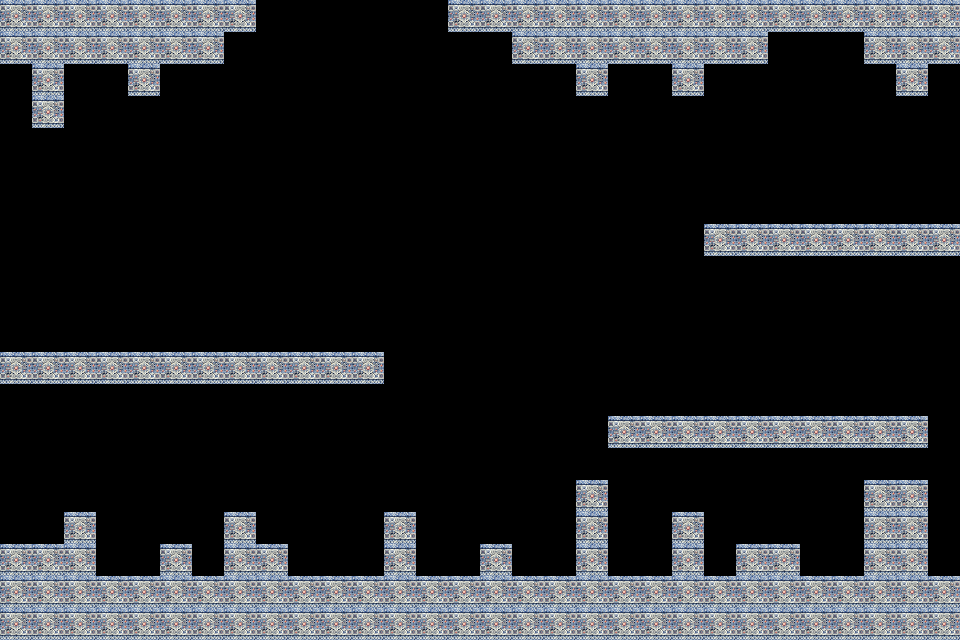

A level layout from a 2D game, rendered from its tile map. Below: a short description, then the map file with tile-grid data replaced by summaries:
An orthogonal 30x20 tile map with 32x32 px tiles, 1 tile layer (Tile Layer 1) and 3 objects (pad2, pad3, pad1).

<map version="1.10" tiledversion="1.10.2" orientation="orthogonal" renderorder="right-down" width="30" height="20" tilewidth="32" tileheight="32" infinite="0" nextlayerid="3" nextobjectid="6">
 <tileset firstgid="1" source="pattern1.tsx" />
 <layer id="1" name="Tile Layer 1" width="30" height="20">
  <data>[600 cells, 162 non-empty, 1 distinct tile ids]</data>
 </layer>
 <objectgroup id="2" name="Object Layer 1">
  <object id="1" name="pad2" x="712" y="222" width="252" height="28" />
  <object id="4" name="pad3" x="610" y="414" width="312" height="28" />
  <object id="5" name="pad1" x="12" y="350" width="378" height="34" />
 </objectgroup>
</map>